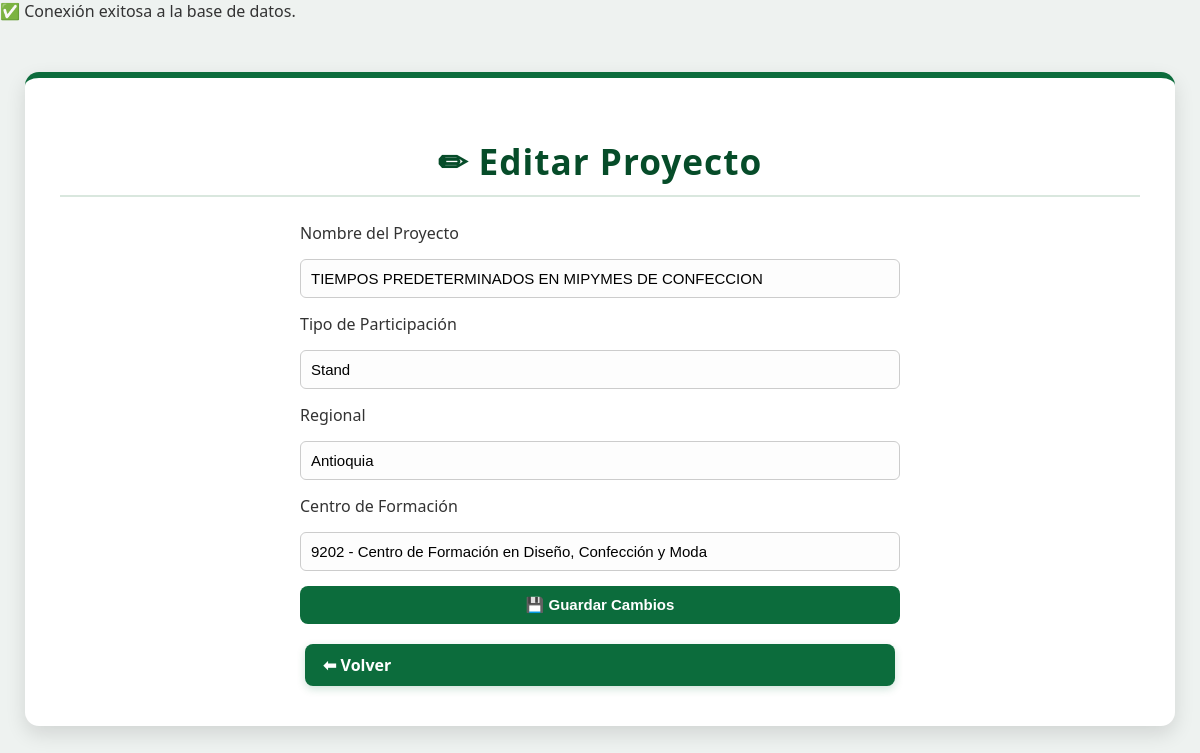
The page /Views/admin/editar_proyecto.php?id=3 (signed in) on the database its author committed.
### tables this page shows
CREATE TABLE `proyectos` (
  `id_proyecto` int(11) NOT NULL,
  `nombre_proyecto` varchar(500) NOT NULL,
  `tipo_participacion` varchar(100) DEFAULT NULL,
  `regional` varchar(100) NOT NULL,
  `centro_formacion` varchar(150) NOT NULL,
  `fecha_creacion` timestamp NOT NULL DEFAULT current_timestamp()
);

### Models/Admin.php (called while the page is built, shortened)
<?php
class Admin {
    private $conn;
    public function __construct($db) {
        $this->conn = $db;
    }
    public function obtenerProyectoPorId($id) {
        $query = "SELECT * FROM proyectos WHERE id_proyecto = :id";
        $stmt = $this->conn->prepare($query);
        $stmt->bindParam(":id", $id, PDO::PARAM_INT);
        $stmt->execute();
        return $stmt->fetch(PDO::FETCH_ASSOC);
    }
}
?>

### Views/Admin/editar_proyecto.php (the view, shortened to what this page needs)
<?php
require_once "../../Models/Admin.php";
$db = (new Database())->conectar();
$admin = new Admin($db);
$id = $_GET["id"] ?? null;
$proyecto = $admin->obtenerProyectoPorId($id);
?>
<!DOCTYPE html>
<html lang="es">
<head>
  <link rel="stylesheet" href="../../assets/css/admin.css">
</head>
<body>
  <div class="admin-container">
    <h1>✏ Editar Proyecto</h1>
    <form method="POST" action="../../Controllers/AdminController.php">
      <label>Nombre del Proyecto</label>
      <input type="text" name="nombre_proyecto" value="<?php echo htmlspecialchars($proyecto['nombre_proyecto']); ?>" required>
      <label>Tipo de Participación</label>
      <input type="text" name="tipo_participacion" value="<?php echo htmlspecialchars($proyecto['tipo_participacion']); ?>" required>
      <label>Regional</label>
      <input type="text" name="regional" value="<?php echo htmlspecialchars($proyecto['regional']); ?>" required>
      <label>Centro de Formación</label>
      <input type="text" name="centro_formacion" value="<?php echo htmlspecialchars($proyecto['centro_formacion']); ?>" required>
      <button type="submit">💾 Guardar Cambios</button>
      <a href="index.php" class="btn">⬅ Volver</a>
    </form>
  </div>
</body>
</html>

### assets/css/admin.css (style rules this page uses)
body { font-family: 'Segoe UI', Arial, sans-serif; background: #eef2f0; margin: 0; padding: 0; color: #333; }
.admin-container { width: 90%; max-width: 1100px; background-color: #ffffff; margin: 50px auto; padding: 35px; border-radius: 14px; box-shadow: 0 8px 20px rgba(0, 0, 0, 0.12); border-top: 6px solid #0c6c3c; transition: all 0.3s ease; }
.admin-container h1 { text-align: center; color: #064c29; font-size: 2.2em; margin-bottom: 25px; letter-spacing: 1px; border-bottom: 2px solid #d9e7de; padding-bottom: 10px; }
.btn { display: inline-block; padding: 10px 18px; margin: 5px; border-radius: 8px; background-color: #0c6c3c; color: #ffffff; font-weight: 600; text-decoration: none; transition: all 0.3s ease; box-shadow: 0 3px 8px rgba(12, 108, 60, 0.2); }
form { display: flex; flex-direction: column; gap: 15px; max-width: 600px; margin: 0 auto; }
input[type="text"], input[type="number"], select { padding: 10px; border-radius: 6px; border: 1px solid #ccc; font-size: 15px; background-color: #fdfdfd; transition: all 0.2s ease; }
button { background-color: #0c6c3c; color: #ffffff; border: none; border-radius: 8px; padding: 10px 16px; font-size: 15px; cursor: pointer; transition: all 0.3s ease; font-weight: 600; }

### rows shown on the page
proyectos: nombre_proyecto "TIEMPOS PREDETERMINADOS EN MIPYMES DE CONFECCION", tipo_participacion "Stand", regional "Antioquia", centro_formacion "9202 - Centro de Formación en Diseño, Confección y Moda"
